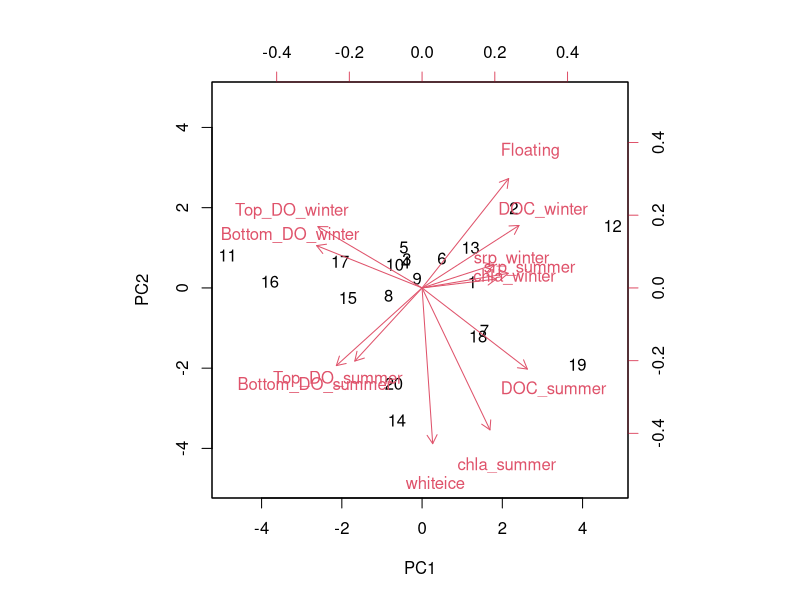
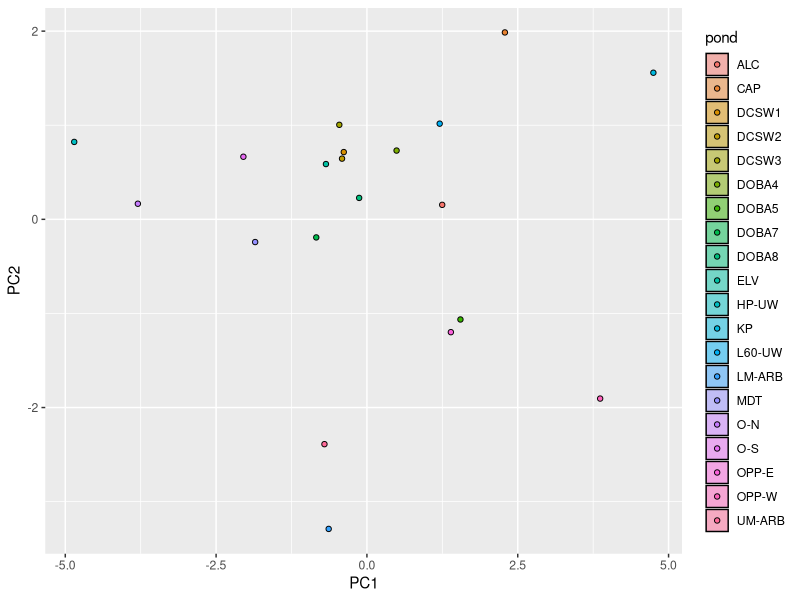

Recreate these plots in R, in order.
# Load packages
library(vegan)
library(tidyverse)
library(lubridate)
library(ggrepel)
library(patchwork)
library(ggtext)


ponds<- read_csv("data/ancillary/update_data.csv")

df.dobottom<- ponds%>%
  filter(season == "winter")%>%
  select(pond, Bottom_DO)

df.dobottom.wide<- df.dobottom%>%
  group_by(pond)%>%
  mutate(row = row_number())%>%
  pivot_wider(names_from = pond,
              values_from = Bottom_DO)%>%
  select(-row)

ponds_winter<- ponds%>%
  filter(season == "winter")%>%
  select(pond, Bottom_DO, Top_DO, DOC, SRP, whiteice, chla_MicrogramsPerLiter)%>%
  mutate(row = row_number())%>%
  pivot_wider(names_from = pond,
              values_from = Bottom_DO)%>%
  select(-row)







#PCA Attempt 1
ponds<- read_csv("data/ancillary/summary_allponds.csv")
summary_allponds<- ponds[,c(1,2,3, 13,15, 18, 19,22,23,33,37:39)]
row.names(summary_allponds)<- summary_allponds$pond

myPR <- prcomp(summary_allponds[,-1], scale = TRUE)
biplot(myPR, scale = 0)

#Extract PC scores
ponds2<- cbind(summary_allponds, myPR$x[,1:2])
head(summary_allponds)

#PLOT
ggplot(ponds2, aes(PC1, PC2, col = pond, fill = pond))+
  stat_ellipse(geom = "polygon", col = "black", alpha = 0.5)+
  geom_point(shape = 21, col = "black")


#setNames(c('Summer Bottom DO','Summer Surface DO','Summer DOC', "Summer Chl a", "Summer SRP",
      #     'Floating Macrophyte','Winter Bottom DO','Winter Surface DO','Winter DOC', "Winter SRP",
        #   "Winter Chl a", "White Ice"))
